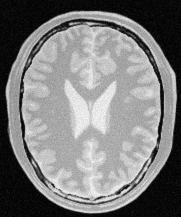
#> input picture assignment_01/data/a1images/brain_proton_density_slice.png, 181 x 217 px
$ jupyter execute Q2_Brain_Image_Segmentation.ipynb
#> lines starting #> are read from the running program, lines starting #| are printed output that depends on the picture
# Q2 - Brain Image Segmenation

[cell 1]
import numpy as np, cv2 as cv, matplotlib.pyplot as plt
from pathlib import Path

DATA = Path("../data")
RESULTS = Path("../results/q2")
RESULTS.mkdir(parents=True, exist_ok=True)

img_path = DATA / "a1images" / "brain_proton_density_slice.png"  # place the image here
img = cv.imread(str(img_path), cv.IMREAD_GRAYSCALE)
#> img is the input picture: shape (217, 181); min 0, max 251, mean 123.7
assert img is not None, f"Image not found at {img_path}"
print("Input shape:", img.shape)
#| Input shape: (217, 181)

[cell 2]
# Plot histogram to guide μ and σ choices
hist = cv.calcHist([img], [0], None, [256], [0, 256]).ravel()
#> hist = 256 values, max 1097 at index 7, min 0 at index 248, mean 153.4
plt.figure(figsize=(6, 3))
plt.bar(np.arange(256), hist, width=1)
plt.title("Histogram (use to set μ, σ)")
plt.xlabel("Intensity")
plt.ylabel("Count")
plt.tight_layout()
plt.savefig(RESULTS/"histogram.png", dpi=150, bbox_inches="tight")
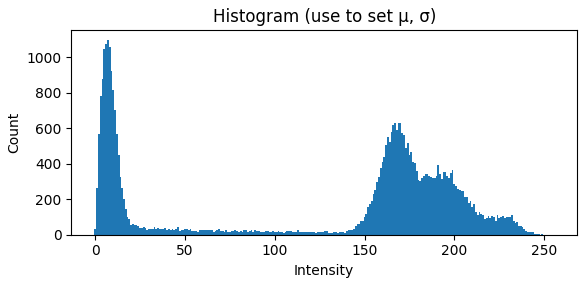
#> figure drawn by matplotlib, 1 panel; tallest bar 1097 high, from x = 6.5 to 7.5
plt.show()

[cell 3]
# Parameters (tune by histogram)
mu_g, lw_g, rw_g = 150, 40, 40    # center, left width, right width
peak_val = 255

# Compute segment bounds (clamped)
L = max(0, mu_g - lw_g)
P = mu_g
R = min(255, mu_g + rw_g)

# Initialize LUT
lut_gm = np.zeros(256, dtype=np.uint8)

# Rising edge: L → P maps 0 → peak_val
lut_gm[L:P+1] = np.linspace(0, peak_val, (P - L + 1)).astype(np.uint8)

# Falling edge: P → R maps peak_val → 0
lut_gm[P:R+1] = np.linspace(peak_val, 0, (R - P + 1)).astype(np.uint8)

# Apply LUT
img_gm = cv.LUT(img, lut_gm)
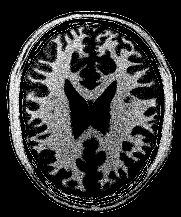
#> img_gm: shape (217, 181); min 0, max 255, mean 53.7

# Save outputs
cv.imwrite(str(RESULTS/"q2_output_gm.png"), img_gm)
#> Out = True

[cell 4]
# Parameters (tune by histogram)
mu_w, lw_w, rw_w = 200, 40, 40    # center, left width, right width
peak_val = 255

# Compute segment bounds (clamped)
L = max(0, mu_w - lw_w)
P = mu_w
R = min(255, mu_w + rw_w)

# Initialize LUT
lut_wm = np.zeros(256, dtype=np.uint8)

# Rising edge: L → P maps 0 → peak_val
lut_wm[L:P+1] = np.linspace(0, peak_val, (P - L + 1)).astype(np.uint8)

# Falling edge: P → R maps peak_val → 0
lut_wm[P:R+1] = np.linspace(peak_val, 0, (R - P + 1)).astype(np.uint8)

# Apply LUT
img_wm = cv.LUT(img, lut_wm)
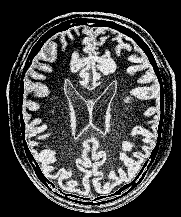
#> img_wm: shape (217, 181); min 0, max 255, mean 69.5

# Save outputs
cv.imwrite(str(RESULTS/"q2_output_wm.png"), img_wm)
#> Out = True

[cell 5]
xs = np.arange(256)
plt.figure()
plt.plot(xs, lut_gm)
plt.xlabel("Input")
plt.ylabel("Output")
plt.grid(True)
plt.tight_layout()
plt.savefig(RESULTS/"q2_transform_GM.png", dpi=150, bbox_inches="tight")
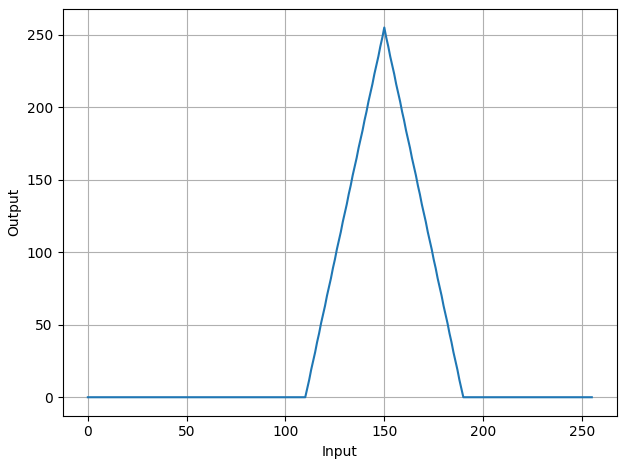
#> figure drawn by matplotlib, 1 panel; curve peaks at x = 150, y = 255
plt.show()

plt.figure()
plt.plot(xs, lut_wm)
plt.xlabel("Input")
plt.ylabel("Output")
plt.grid(True)
plt.tight_layout()
plt.savefig(RESULTS/"q2_transform_WM.png", dpi=150, bbox_inches="tight"); plt.show()
#> after `plt.savefig(RESULTS / 'q2_transform_WM.png', dpi=150, bbox_inches='tig`:
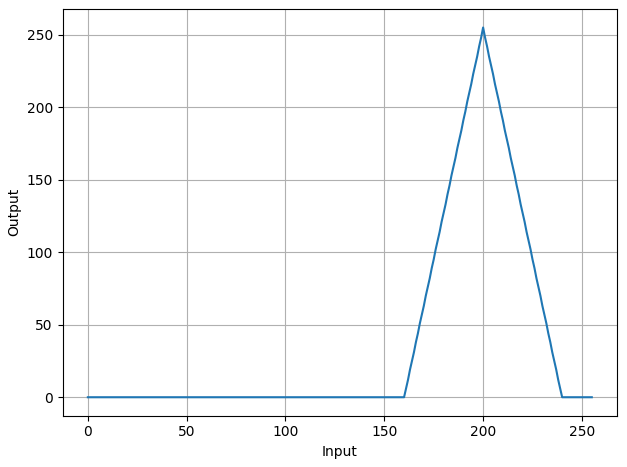
#> figure drawn by matplotlib, 1 panel; curve peaks at x = 200, y = 255

[cell 6]
plt.figure(figsize=(10, 4))
plt.subplot(1, 3, 1)
plt.imshow(img, cmap='gray')
plt.title("Original")
plt.axis('off')
plt.subplot(1, 3, 2)
plt.imshow(img_gm, cmap='gray')
plt.title("Gray matter accentuated")
plt.axis('off')
plt.subplot(1, 3, 3)
plt.imshow(img_wm, cmap='gray')
plt.title("White matter accentuated")
plt.axis('off')
plt.tight_layout()
plt.savefig(RESULTS/"q2_original_gray_white.png", dpi=150, bbox_inches="tight"); plt.show()
